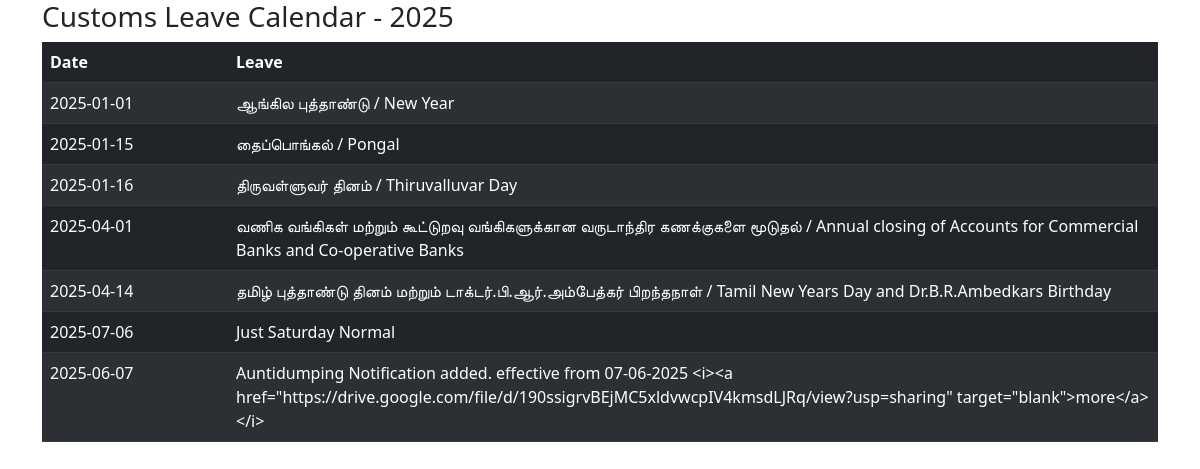
/calendarpage, run on the app's committed database.
### tables this page shows
CREATE TABLE leave (
            id INTEGER PRIMARY KEY AUTOINCREMENT,
            date TEXT NOT NULL UNIQUE,
            leave TEXT NOT NULL
        );

### app.py (the view)
@app.route("/calendarpage")
def calendarpage():
    conn = sqlite3.connect('database.db')
    c = conn.cursor()
    c.execute("SELECT date, leave FROM leave")
    events = c.fetchall()
    conn.close()
    return render_template('calendarpage.html', events=events)

### templates/calendarpage.html (shortened to what this page needs)
<!DOCTYPE html>
<html lang="en">
<head>
    <link href="https://cdn.jsdelivr.net/npm/bootstrap@5.3.0/dist/css/bootstrap.min.css" rel="stylesheet">
</head>
<body>
    <div class="container">
        <h3>Customs Leave Calendar - <span id="currentYear"></span></h3>
        <div class="row center-center">
            <div class="col">
                <div class="calendar">
                    <table class="table table-dark table-striped">
                        <thead>
                            <tr>
                                <th class='col-2'>Date</th>
                                <th>Leave</th>
                            </tr>
                        </thead>
                        <tbody>
                            {% for event in events %}
                                <tr>
                                    <td>{{ event[0] }}</td>
                                    <td>{{ event[1] }}</td>
                                </tr>
                            {% endfor %}
                        </tbody>
                    </table>
                </div>
            </div>
        </div>
    </div>
</body>
</html>

### templates/calendarpage.html (style rules this page uses)
.center-center { display: flex; justify-content: center; height: 100vh; }

### data on the page
leave: date "2025-01-01", leave "ஆங்கில புத்தாண்டு / New Year"
leave: date "2025-01-15", leave "தைப்பொங்கல் / Pongal"
leave: date "2025-01-16", leave "திருவள்ளுவர் தினம் / Thiruvalluvar Day"
leave: date "2025-04-01", leave "வணிக வங்கிகள் மற்றும் கூட்டுறவு வங்கிகளுக்கான வருடாந்திர கணக்குகளை மூடுதல் / Annual closing of Accounts for Commercial Banks and Co-operative Banks"
leave: date "2025-04-14", leave "தமிழ் புத்தாண்டு தினம் மற்றும் டாக்டர்.பி.ஆர்.அம்பேத்கர் பிறந்தநாள் / Tamil New Years Day and Dr.B.R.Ambedkars Birthday"
leave: date "2025-07-06", leave "Just Saturday Normal"
leave: date "2025-06-07", leave "Auntidumping Notification added. effective from 07-06-2025 <i><a href=\"https://drive.google.com/file/d/190ssigrvBEjMC5xldvwcpIV4kmsdLJRq/view?usp=sharing\" target=\"blank\">more</a></i>"
